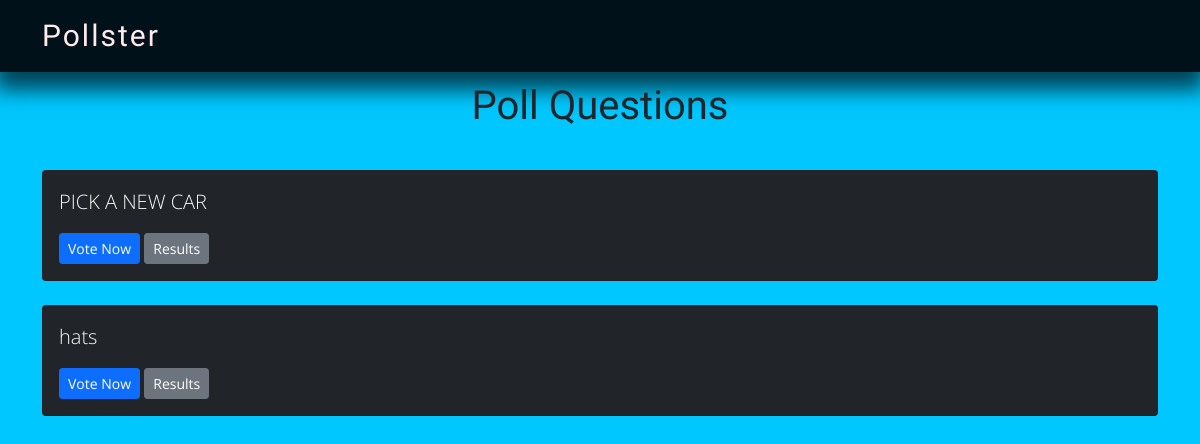
/polls/, run on an earlier commit of the app's database.
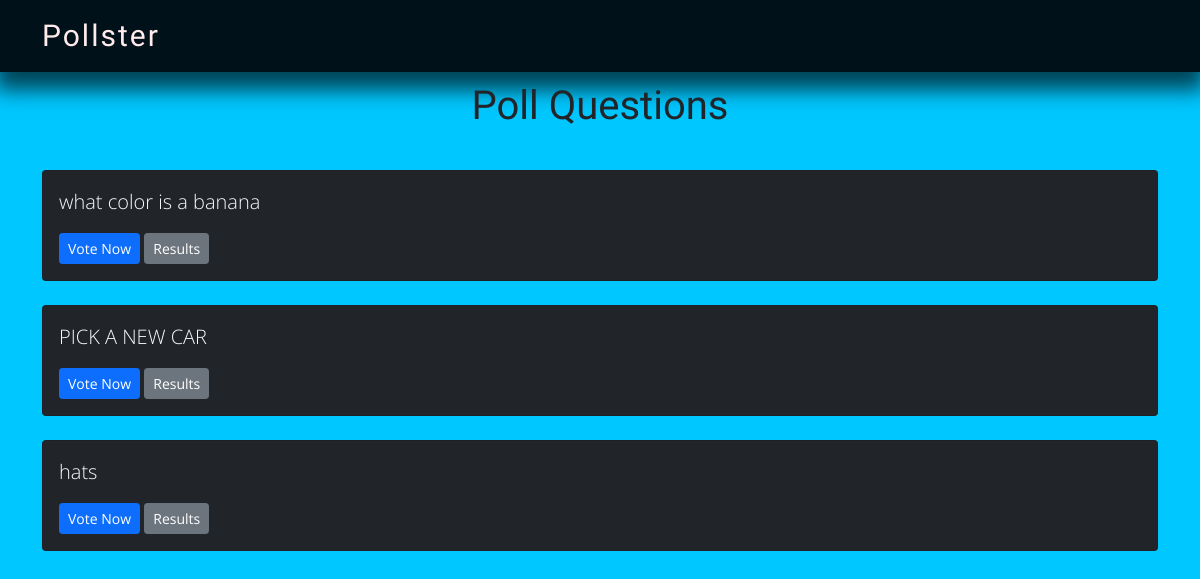
And on a later commit of the database.
### polls/models.py (models this page shows, shortened)
class Question(models.Model):
    question_text = models.CharField(max_length = 200)
    pub_date = models.DateTimeField('date published')

### polls/views.py (the view)
# urls.py: path('', views.index, name ='index'),
def index(request):
    latest_question_list = Question.objects.order_by('-pub_date')[:5]
    context = {'latest_question_list': latest_question_list}
    return render(request, 'polls/index.html', context)

### templates/polls/index.html
{% extends 'base.html' %}
{% block content %}
<h1 class="text-center   mb-3">Poll Questions</h1>
{% if latest_question_list %}
{% for question in latest_question_list %}
<br>
<div class=" card  card-mb-3 text-light bg-dark shadow-intro">
				<div class="card-body">
								<p class="lead">{{ question.question_text }}</p>
								<a href="{% url 'polls:detail' question.id %}" class="btn btn-primary btn-sm">Vote Now</a>
								<a href="{% url 'polls:results' question.id %}" class="btn btn-secondary btn-sm">Results</a>
				</div>
</div>
{% endfor %}
{% else %}
<p>No polls available</p>
{% endif %}
{% endblock %}

### templates/base.html (shortened to what this page needs)
<!DOCTYPE html>
<html lang="en">
<head>
				<link href="/static/assets/vendor/aos/aos.css" rel="stylesheet">
				<link href="/static/assets/vendor/bootstrap/css/bootstrap.min.css" rel="stylesheet">
				<link href="/static/assets/vendor/bootstrap-icons/bootstrap-icons.css" rel="stylesheet">
				<link href="/static/assets/vendor/boxicons/css/boxicons.min.css" rel="stylesheet">
				<link href="/static/assets/vendor/glightbox/css/glightbox.min.css" rel="stylesheet">
				<link href="/static/assets/vendor/swiper/swiper-bundle.min.css" rel="stylesheet">
				<link href="/static/assets/css/style.css" rel="stylesheet">
</head>
<body data-aos-easing="ease-in-out" data-aos-duration="1000" data-aos-delay="0">
				{% include 'partials/_navbar.html'%}
				<div class="container text-dark">
								<div class="row">
										<div class=".col-md-6 m-auto">
													{% block content %}{% endblock%}
										</div>
								</div>
				</div>
</body>
</html>

### templates/partials/_navbar.html
<header id="header" class="d-flex align-items-center">
      <div class="container d-flex align-items-center justify-content-between">
        <div class="logo">
          <h1 class="text-light"><a href="/"><span>Pollster</span></a></h1>
        </div>
 </header>

### static/assets/css/style.css (style rules this page uses)
body { font-family: "Open Sans", sans-serif; background-color:#00c7ff ; }
a { color: #fff5f5; text-decoration: none; }
h1, h2, h3, h4, h5, h6, .font-primary { font-family: "Raleway", sans-serif; }
#header { height: 72px; transition: all 0.5s; z-index: 997; transition: all 0.5s; background: #00111a; color : #fff; box-shadow: 0px 13px 20px 5px rgb(0 0 0 / 66%); margin-bottom: 10px }
#header .logo h1 { font-size: 30px; margin: 0; line-height: 1; font-weight: 400; letter-spacing: 2px; }
#header .logo h1 a, #header .logo h1 a:hover { color: #ffebeb; text-decoration: none; }

What changed in the data, as far as the page shows it:
added Question: question_text "what color is a banana"
